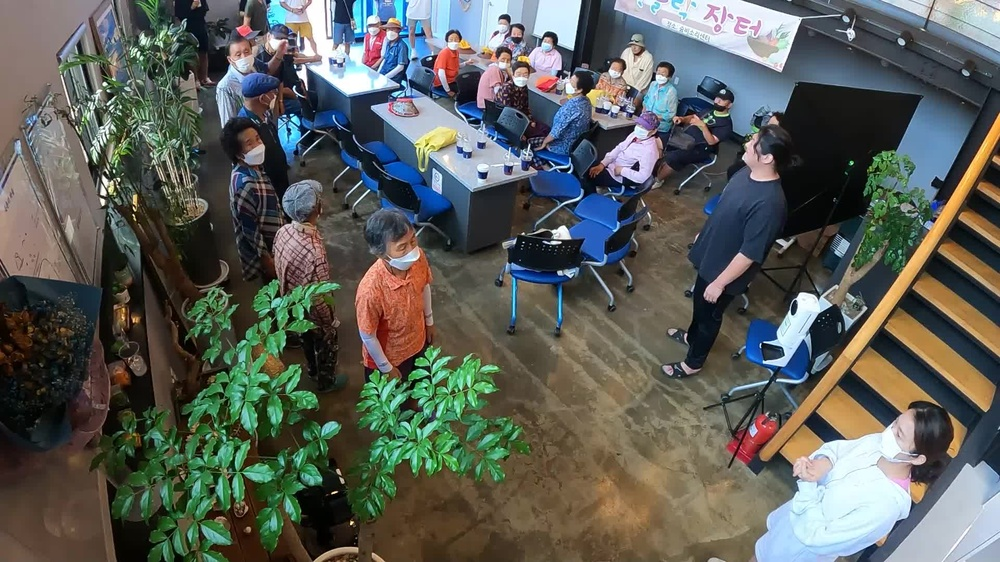
#> input picture V0_데이터전처리/input_image.jpg, 1000 x 562 px, shrunk from 1920 x 1080 before the run, found by its file name
$ python V1_PIL.py
#> lines starting #> are read from the running program, lines starting #| are printed output that depends on the picture
from PIL import Image, ImageEnhance
import matplotlib.pyplot as plt

# 이미지 로드
img = Image.open('V3_데이터전처리/input_image.jpg')
#> img is the input picture: PIL image 1000x562 RGB; mean R, G, B 91.1, 94.4, 88.4

# 이미지 회전
img_rotated = img.rotate(180)
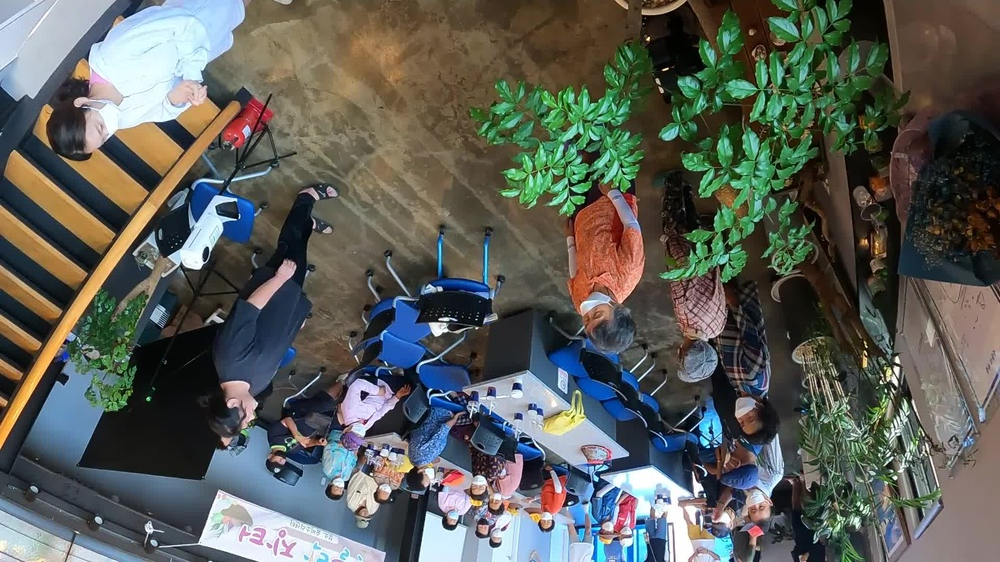
#> img_rotated: PIL image 1000x562 RGB; mean R, G, B 91.1, 94.4, 88.4

# 이미지 밝기 조정
enhancer = ImageEnhance.Brightness(img)
img_brightened = enhancer.enhance(1.5)  # 1.5배 밝기 증가
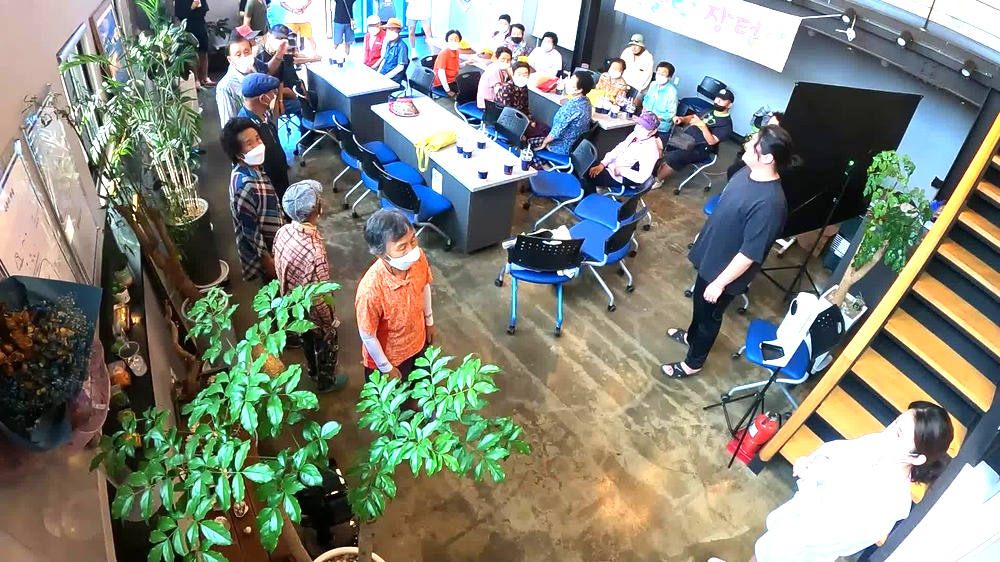
#> img_brightened: PIL image 1000x562 RGB; mean R, G, B 128.9, 133, 121.7

# 결과 확인
fig, ax = plt.subplots(1, 2, figsize=(10, 5))
ax[0].imshow(img_rotated)
ax[0].axis('off')
ax[0].set_title('Rotated Image')

ax[1].imshow(img_brightened)
ax[1].axis('off')
ax[1].set_title('Brightened Image')

img_rotated.save('./V3_데이터전처리/rotated.jpg')

plt.show()
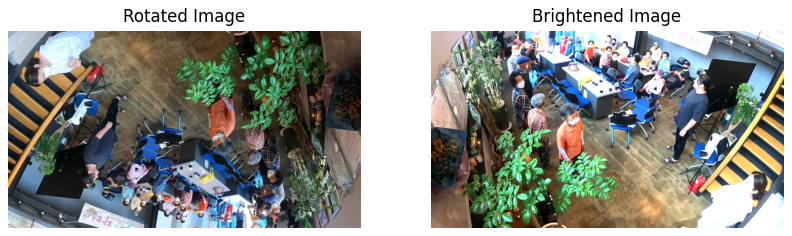
#> figure drawn by matplotlib, 2 panels
